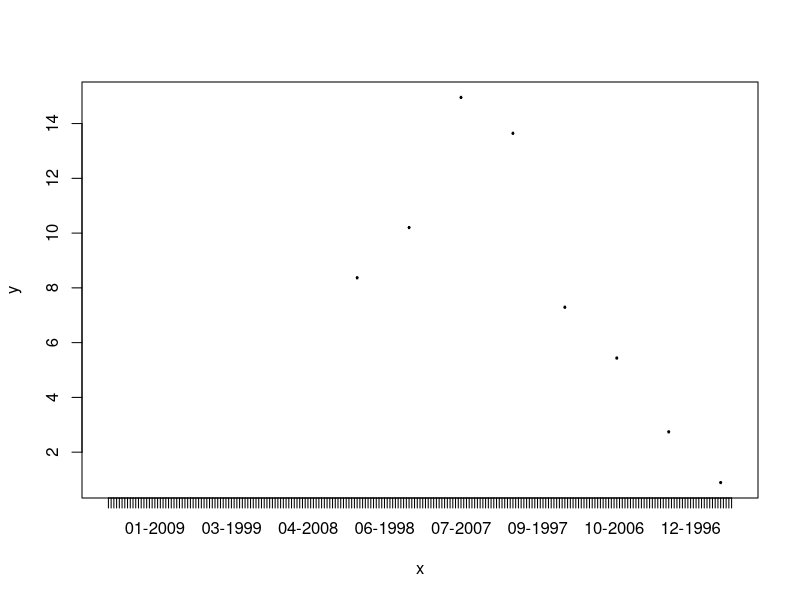

Write R code to recreate this figure.
## ---- chunk 1
temps <- read.csv(file = "data/stream-temps.csv", stringsAsFactors=TRUE)
temps
## ---- chunk 2
temps$MonthYear[1]
## ---- chunk 3
as.Date(temps$date[1], "%m-%Y")
## ---- chunk 4
temps$date <- paste("01-",temps$MonthYear,sep="")
temps$date <- as.Date(temps$date, "%d-%m-%Y")
## ---- chunk 5
plot(temps$MonthYear[temps$NoRWeST_ID == 'MidSnake_174'], temps$MonthlyMean[temps$NoRWeST_ID == 'MidSnake_174'])
